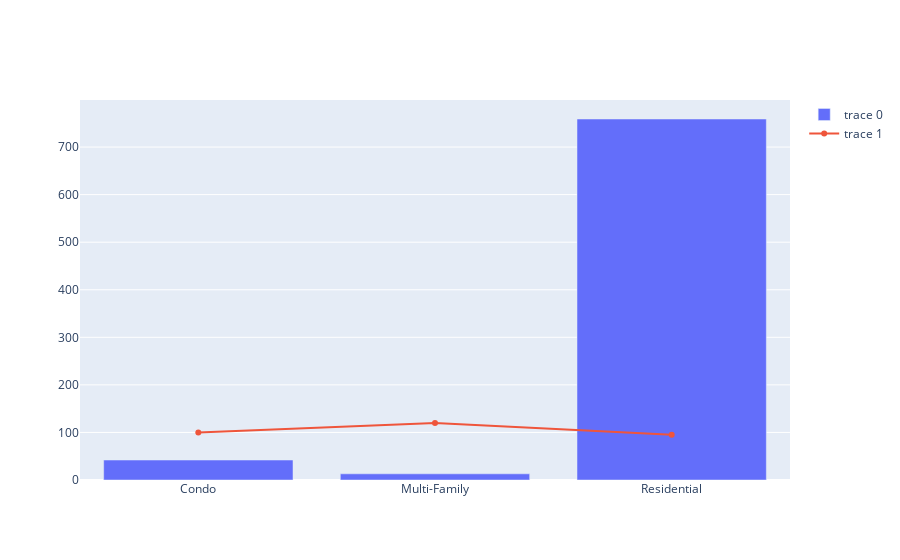

The notebook cell this image was saved under:
### Markdown cell above
Sometimes you want to show multiple charts in a single plot. For example, series of bar charts, or bar chart and line chart.

To do that, just create several chart elements and combine them in a single figure.

We will create imaginary "Average price" line chart and combine it with the previous bar chart. 

Mini challenge for you: calculate the real average price for each house type, using `.groupby()` and `.mean()`.

### Code cell
avg_prices = [100, 120, 95]
# It is weird, but the simple Line chart is called "Scatter" in Plotly, just a different scatter mode
line_chart = go.Scatter(x=house_types.index, y=avg_prices) 

iplot([bar_chart, line_chart])

### Figure 1 — Plotly figure (JSON) as saved in the notebook; plotly's stock layout.template omitted (floating-point values rounded to 4 significant figures)
{"data": [{"type": "bar", "x": ["Condo", "Multi-Family", "Residential"], "y": [42, 13, 759]}, {"type": "scatter", "x": ["Condo", "Multi-Family", "Residential"], "y": [100, 120, 95]}], "layout": {}}
